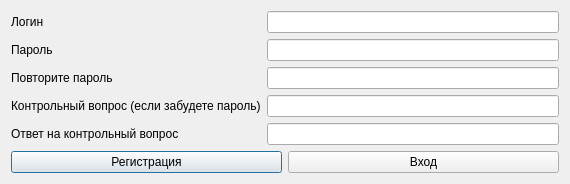
<?xml version="1.0" encoding="UTF-8"?>
<ui version="4.0">
 <class>RegisterDialog</class>
 <widget class="QDialog" name="RegisterDialog">
  <property name="geometry">
   <rect>
    <x>0</x>
    <y>0</y>
    <width>570</width>
    <height>175</height>
   </rect>
  </property>
  <property name="windowTitle">
   <string>Регистрация</string>
  </property>
  <layout class="QVBoxLayout" name="verticalLayout">
   <item>
    <layout class="QFormLayout" name="formLayout">
     <item row="0" column="0">
      <widget class="QLabel" name="label">
       <property name="text">
        <string>Логин</string>
       </property>
      </widget>
     </item>
     <item row="0" column="1">
      <widget class="QLineEdit" name="loginLine"/>
     </item>
     <item row="1" column="0">
      <widget class="QLabel" name="label_2">
       <property name="text">
        <string>Пароль</string>
       </property>
      </widget>
     </item>
     <item row="1" column="1">
      <widget class="QLineEdit" name="passwdLine">
       <property name="echoMode">
        <enum>QLineEdit::Password</enum>
       </property>
      </widget>
     </item>
     <item row="2" column="0">
      <widget class="QLabel" name="label_3">
       <property name="text">
        <string>Повторите пароль</string>
       </property>
      </widget>
     </item>
     <item row="2" column="1">
      <widget class="QLineEdit" name="passwdRepLine">
       <property name="echoMode">
        <enum>QLineEdit::Password</enum>
       </property>
      </widget>
     </item>
     <item row="3" column="0">
      <widget class="QLabel" name="label_4">
       <property name="text">
        <string>Контрольный вопрос (если забудете пароль)</string>
       </property>
      </widget>
     </item>
     <item row="3" column="1">
      <widget class="QLineEdit" name="queryLine"/>
     </item>
     <item row="4" column="0">
      <widget class="QLabel" name="label_5">
       <property name="text">
        <string>Ответ на контрольный вопрос</string>
       </property>
      </widget>
     </item>
     <item row="4" column="1">
      <widget class="QLineEdit" name="answLine"/>
     </item>
    </layout>
   </item>
   <item>
    <layout class="QHBoxLayout" name="horizontalLayout">
     <item>
      <widget class="QPushButton" name="regBtn">
       <property name="text">
        <string>Регистрация</string>
       </property>
      </widget>
     </item>
     <item>
      <widget class="QPushButton" name="loginBtn">
       <property name="text">
        <string>Вход</string>
       </property>
      </widget>
     </item>
    </layout>
   </item>
  </layout>
 </widget>
 <resources/>
 <connections/>
</ui>
